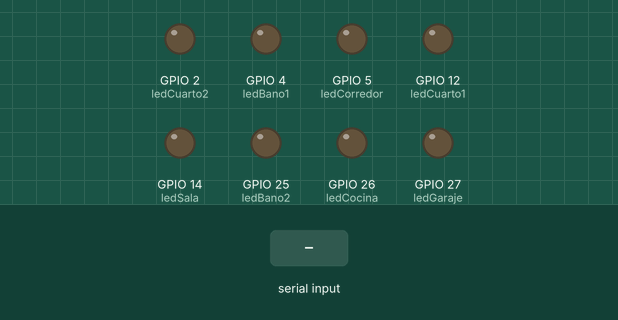
The sketch below on a simulated ESP32. Parts: output pins drawn as LEDs (lit = HIGH). The inputs (shaded band) are chosen by the test bench.

Above: at 1.2 s.
1.3 s: "GARAJE\n" received over Serial
At 1.8 s:
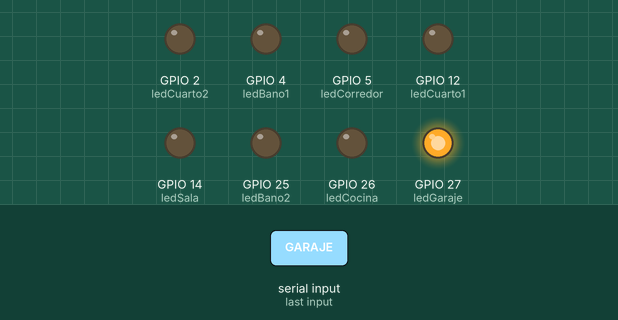
2.8 s: "BANO1\n" received over Serial
At 4.0 s:
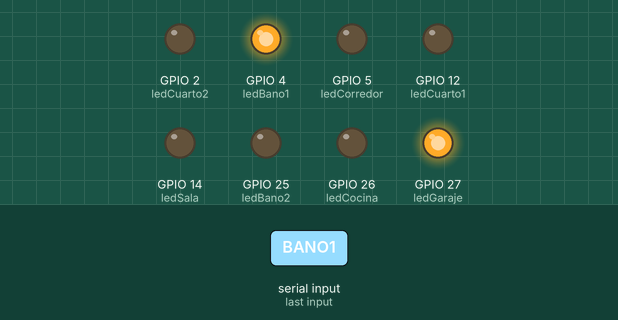
4.3 s: "BANO2\n" received over Serial
At 5.4 s:
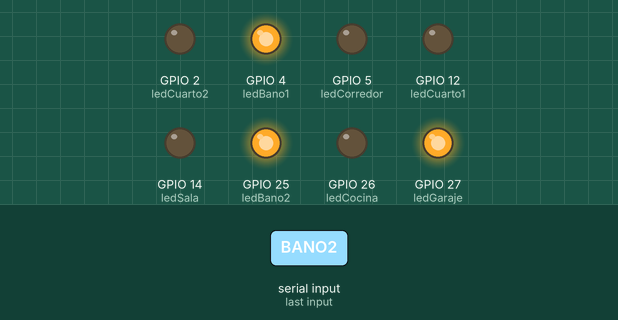
5.8 s: "SALA\n" received over Serial
At 6.5 s:
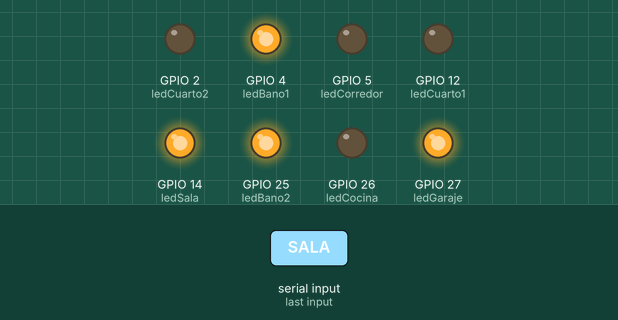
7.3 s: "CUARTO1\n" received over Serial
At 7.6 s:
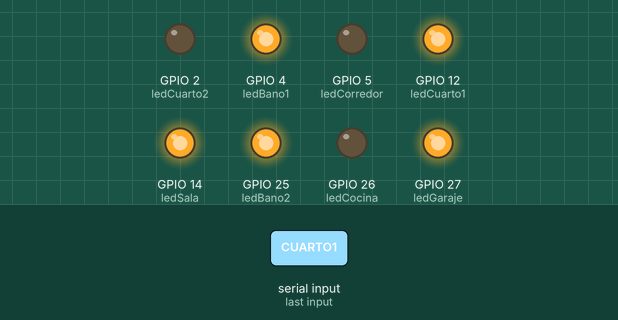
8.8 s: "CUARTO2\n" received over Serial
At 10.0 s:
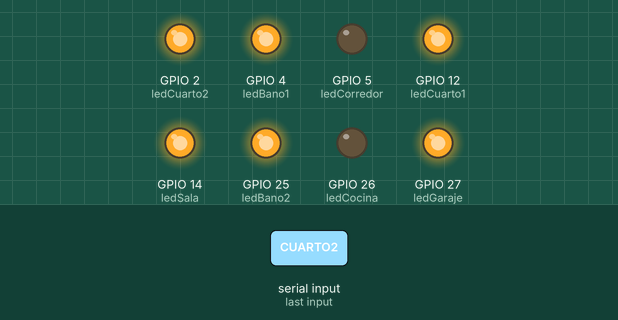
Timing chart, 0 to 11.3 s (numbered marks = the images above; inputs shaded):
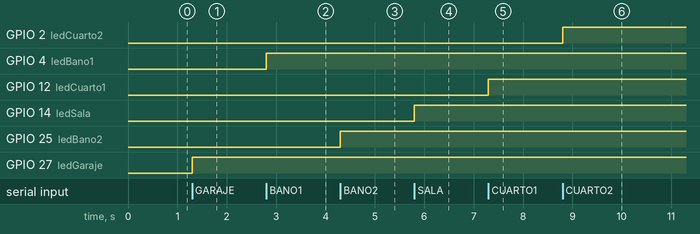

Measured:
- after the input at 1.3 s, GPIO 27 (ledGaraje): LOW → HIGH at once
- after the input at 2.8 s, GPIO 4 (ledBano1): LOW → HIGH at once
- after the input at 4.3 s, GPIO 25 (ledBano2): LOW → HIGH at once
- after the input at 5.8 s, GPIO 14 (ledSala): LOW → HIGH at once
- after the input at 7.3 s, GPIO 12 (ledCuarto1): LOW → HIGH at once
- after the input at 8.8 s, GPIO 2 (ledCuarto2): LOW → HIGH at once

The sketch:

sketch_jan24a.ino
```cpp
// Define LED pins
const int ledGaraje = 27;   // GPIO2 conectado a D2 en la placa
const int ledBano1 = 4;    // GPIO4 conectado a D4 en la placa
const int ledBano2 = 25;    // GPIO5 conectado a D5 en la placa
const int ledSala = 14;    // GPIO12 conectado a D12 en la placa
const int ledCuarto1 = 12; // GPIO14 conectado a D14 en la placa
const int ledCuarto2 = 2; // GPIO27 conectado a D27 en la placa
const int ledCocina = 26;  // GPIO26 conectado a D26 en la placa
const int ledCorredor = 5;// GPIO25 conectado a D25 en la placa

// Variables to hold the states of each LED
int ledStateGaraje = 0;
int ledStateBano1 = 0;
int ledStateBano2 = 0;
int ledStateSala = 0;
int ledStateCuarto1 = 0;
int ledStateCuarto2 = 0;
int ledStateCocina = 0;
int ledStateCorredor = 0;

String mensajeServidor;
void setup() {
  Serial.begin(9600);
  pinMode(ledGaraje, OUTPUT);
  pinMode(ledBano1, OUTPUT);
  pinMode(ledBano2, OUTPUT);
  pinMode(ledSala, OUTPUT);
  pinMode(ledCuarto1, OUTPUT);
  pinMode(ledCuarto2, OUTPUT);
  pinMode(ledCocina, OUTPUT);
  pinMode(ledCorredor, OUTPUT);

}

void loop() {
  mensajeServidor=Serial.readStringUntil('\n');
  //puede recibir o GARAJE, BANO1, BANO2, SALA, CORREDOR, COCINA, CUARTO1, CUARTO2
  if (mensajeServidor == "GARAJE") {
    ledStateGaraje = invertSignal(ledStateGaraje);
    digitalWrite(ledGaraje, ledStateGaraje);
  } else if (mensajeServidor == "BANO1") {
    ledStateBano1 = invertSignal(ledStateBano1);
    digitalWrite(ledBano1, ledStateBano1);
  } else if (mensajeServidor == "BANO2") {
    ledStateBano2 = invertSignal(ledStateBano2);
    digitalWrite(ledBano2, ledStateBano2);
  } else if (mensajeServidor == "SALA") {
    ledStateSala = invertSignal(ledStateSala);
    digitalWrite(ledSala, ledStateSala);
  } else if (mensajeServidor == "CUARTO1") {
    ledStateCuarto1 = invertSignal(ledStateCuarto1);
    digitalWrite(ledCuarto1, ledStateCuarto1);
  } else if (mensajeServidor == "CUARTO2") {
    ledStateCuarto2 = invertSignal(ledStateCuarto2);
    digitalWrite(ledCuarto2, ledStateCuarto2);
  } else if (mensajeServidor == "COCINA") {
    ledStateCocina = invertSignal(ledStateCocina);
    digitalWrite(ledCocina, ledStateCocina);
  } else if (mensajeServidor == "CORREDOR") {
    ledStateCorredor = invertSignal(ledStateCorredor);
    digitalWrite(ledCorredor, ledStateCorredor);
  }

}

int invertSignal(int ledSignal){
  if(ledSignal==1){
    return 0;
  }else{
    return 1;
  }
}
```
